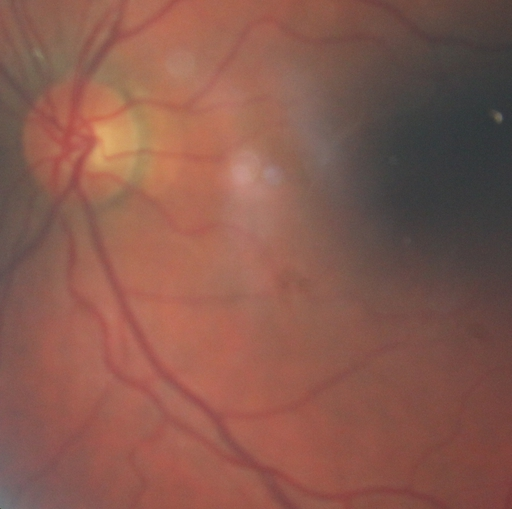
#> input picture data/validation/11866_left.jpeg/11866_left.jpeg, 512 x 509 px
$ python split.py
#> lines starting #> are read from the running program, lines starting #| are printed output that depends on the picture

'''

- Given a folder of organized classes [unknown, classA, classB, ...]
- Create a validation and training set
- Split the data by a ratio, eg: 70/30

'''

from os import listdir, makedirs
from os.path import exists as pathExists
from shutil import copyfile
from PIL import Image

# Folders which make up classes, contain the images
classifiedPath = './data/classified/'
validationPath = './data/validation/'
trainingPath = './data/training/'

def mkdir(path):
	if not pathExists(path):
		makedirs(path)


def ls(path):
	'''List all visible files'''
	return [f for f in listdir(path) if not f.startswith('.')]


def toValidation(className, files):
	'''Copy all files to the validation set'''
#> called with className = '11866_left.jpeg'

	for fileName in files:
		sourcePath   = '{}{}/{}'.format(classifiedPath, className, fileName)
		targetPath   = '{}{}/{}'.format(validationPath, className, fileName)

		try:
			copyfile(sourcePath, targetPath)
		except (FileNotFoundError):
			copyfile(sourcePath, targetPath)
	return l1, l2


def toTraining(className, files):
	'''Copy all files to the validation set'''
#> called with className = '11866_left.jpeg'

	for fileName in files:
		sourcePath   = '{}{}/{}'.format(classifiedPath, className, fileName)
		targetPath   = '{}{}/{}'.format(trainingPath, className, fileName)

		try:
			copyfile(sourcePath, targetPath)
		except (FileNotFoundError):
			copyfile(sourcePath, targetPath)


def mirrorImage(sourcePath, targetPath):
    '''Flip or mirror the image'''
    image_obj = Image.open(sourcePath)
#> image_obj is the input picture: PIL image 512x509 RGB; mean R, G, B 136, 90.1, 78.4
    rotated_image = image_obj.transpose(Image.FLIP_LEFT_RIGHT)
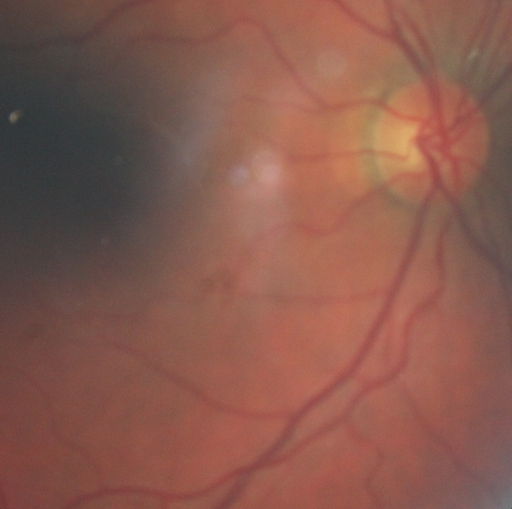
#> rotated_image: PIL image 512x509 RGB; mean R, G, B 136, 90.1, 78.4
    rotated_image.save(targetPath)


def splitLists(l):
	'''Split lists by a 1:2 ratio'''
	if len(l) == 1:
		return [l[0]], [l[0]]

	if len(l) == 2:
		return [l[0]], [l[1]]

	splitIndice = len(l) // 3

	l1 = l[0:splitIndice]
	l2 = l[splitIndice:]

	return l1, l2


# Make validation and training directories
mkdir(validationPath)
mkdir(trainingPath)

# List all classes (which are the folders in the classified directory)
classFolders = ls(classifiedPath)

for className in classFolders:
	print(className)

    # List all images in this class
	images = ls(classifiedPath + className)

    # Split images by a 1:2 ratio
	l1, l2 = splitLists(images)

	mkdir('{}{}/'.format(validationPath, className))
	mkdir('{}{}/'.format(trainingPath, className))

	toValidation(className, l1)
	toTraining(className, l2)

	if (l1[0] == l2[0]):
		path = '{}{}/{}'.format(validationPath, className, l1[0])
		mirrorImage(path, path)

$ run again, on data/validation/2844_right.jpeg/2844_right.jpeg
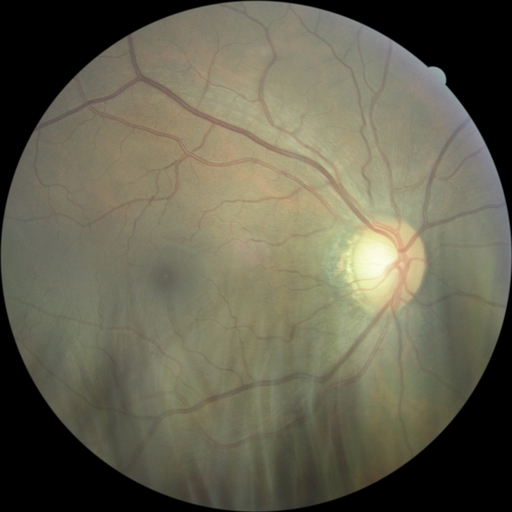
#> input picture data/validation/2844_right.jpeg/2844_right.jpeg, 512 x 512 px
#> in mirrorImage, image_obj is the input picture: PIL image 512x512 RGB; mean R, G, B 101.3, 98.6, 80.7
#> in mirrorImage, `rotated_image = image_obj.transpose(Image.FLIP_LEFT_RIGHT)`:
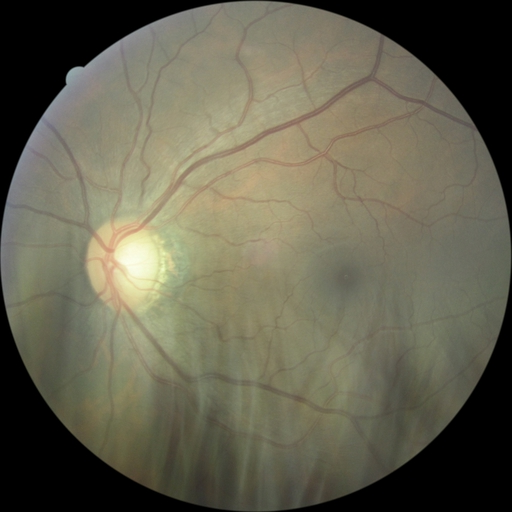
#> rotated_image: PIL image 512x512 RGB; mean R, G, B 101.3, 98.6, 80.7

$ run again, on data/validation/28579_left.jpeg/28579_left.jpeg
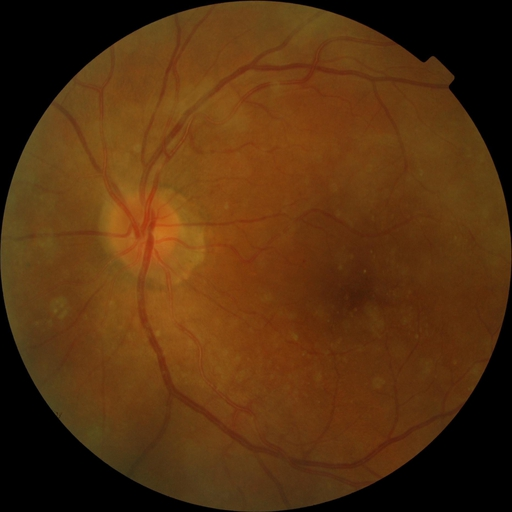
#> input picture data/validation/28579_left.jpeg/28579_left.jpeg, 512 x 512 px
#> in mirrorImage, image_obj is the input picture: PIL image 512x512 RGB; mean R, G, B 85.7, 48.8, 15
#> in mirrorImage, `rotated_image = image_obj.transpose(Image.FLIP_LEFT_RIGHT)`:
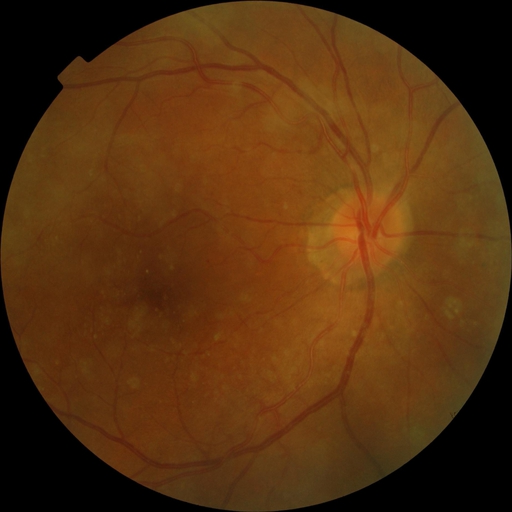
#> rotated_image: PIL image 512x512 RGB; mean R, G, B 85.7, 48.8, 15

$ run again, on data/validation/17831_left.jpeg/17831_left.jpeg
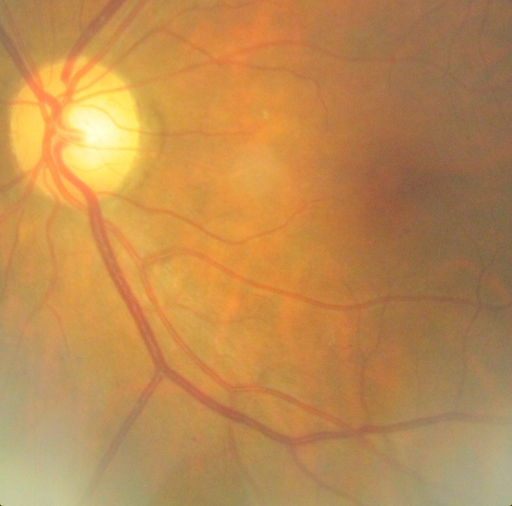
#> input picture data/validation/17831_left.jpeg/17831_left.jpeg, 512 x 506 px
#> in mirrorImage, image_obj is the input picture: PIL image 512x506 RGB; mean R, G, B 190.3, 139.3, 80.3
#> in mirrorImage, `rotated_image = image_obj.transpose(Image.FLIP_LEFT_RIGHT)`:
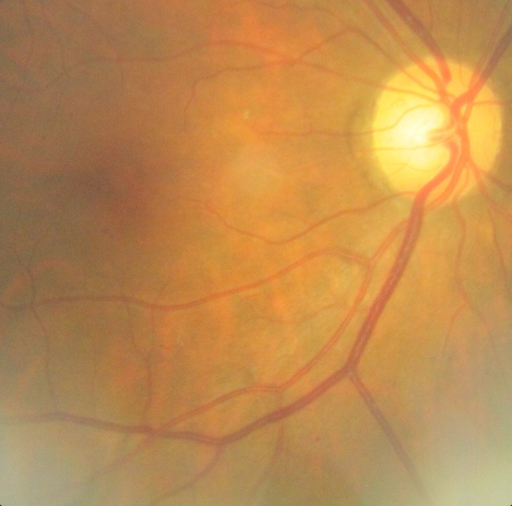
#> rotated_image: PIL image 512x506 RGB; mean R, G, B 190.3, 139.3, 80.3
